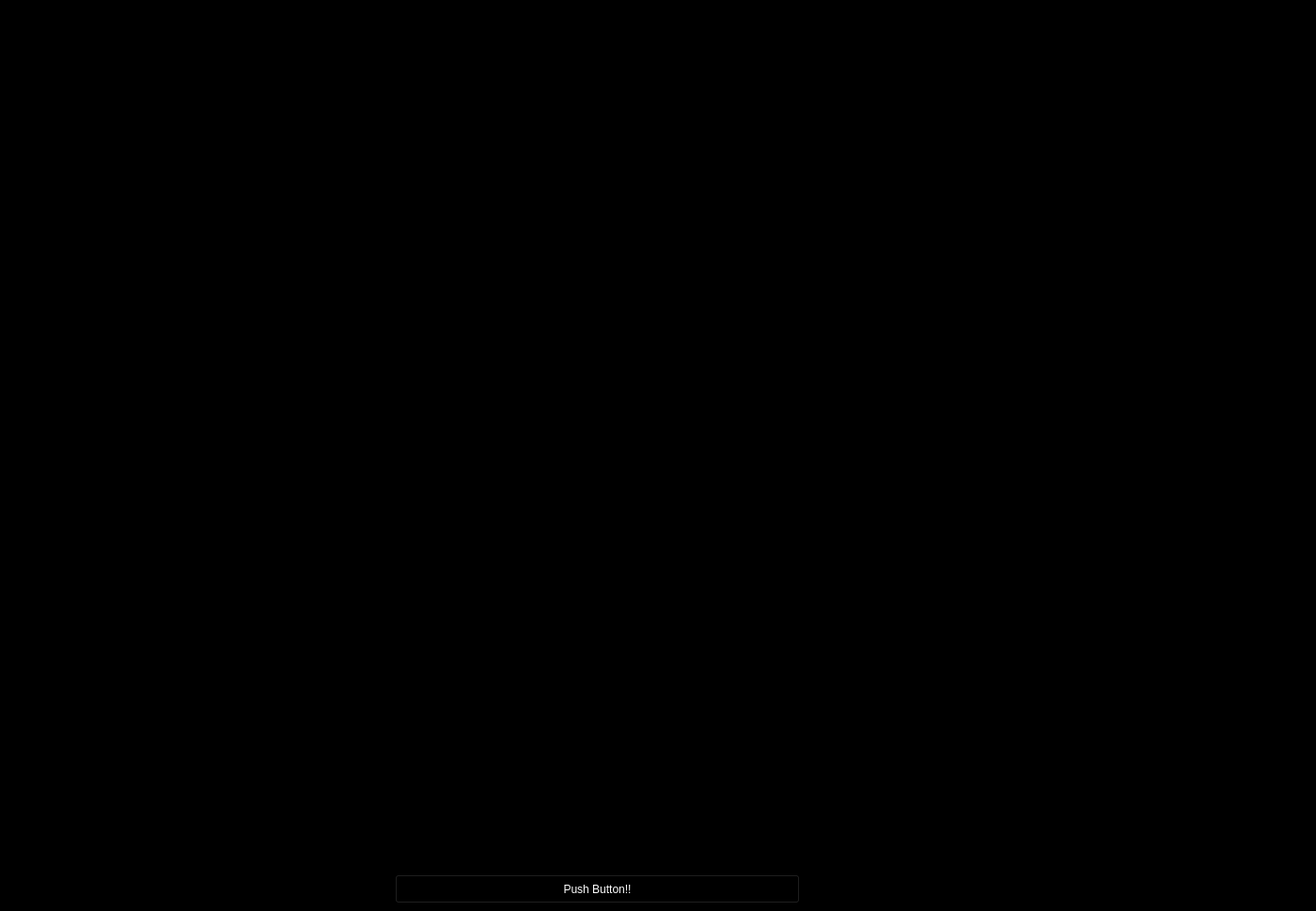
<?xml version="1.0" encoding="UTF-8"?>
<ui version="4.0">
 <class>MainWindow</class>
 <widget class="QMainWindow" name="MainWindow">
  <property name="geometry">
   <rect>
    <x>0</x>
    <y>0</y>
    <width>1400</width>
    <height>969</height>
   </rect>
  </property>
  <property name="palette">
   <palette>
    <active>
     <colorrole role="WindowText">
      <brush brushstyle="SolidPattern">
       <color alpha="255">
        <red>255</red>
        <green>255</green>
        <blue>255</blue>
       </color>
      </brush>
     </colorrole>
     <colorrole role="Button">
      <brush brushstyle="SolidPattern">
       <color alpha="255">
        <red>0</red>
        <green>0</green>
        <blue>0</blue>
       </color>
      </brush>
     </colorrole>
     <colorrole role="Light">
      <brush brushstyle="SolidPattern">
       <color alpha="255">
        <red>0</red>
        <green>0</green>
        <blue>0</blue>
       </color>
      </brush>
     </colorrole>
     <colorrole role="Midlight">
      <brush brushstyle="SolidPattern">
       <color alpha="255">
        <red>0</red>
        <green>0</green>
        <blue>0</blue>
       </color>
      </brush>
     </colorrole>
     <colorrole role="Dark">
      <brush brushstyle="SolidPattern">
       <color alpha="255">
        <red>0</red>
        <green>0</green>
        <blue>0</blue>
       </color>
      </brush>
     </colorrole>
     <colorrole role="Mid">
      <brush brushstyle="SolidPattern">
       <color alpha="255">
        <red>0</red>
        <green>0</green>
        <blue>0</blue>
       </color>
      </brush>
     </colorrole>
     <colorrole role="Text">
      <brush brushstyle="SolidPattern">
       <color alpha="255">
        <red>255</red>
        <green>255</green>
        <blue>255</blue>
       </color>
      </brush>
     </colorrole>
     <colorrole role="BrightText">
      <brush brushstyle="SolidPattern">
       <color alpha="255">
        <red>255</red>
        <green>255</green>
        <blue>255</blue>
       </color>
      </brush>
     </colorrole>
     <colorrole role="ButtonText">
      <brush brushstyle="SolidPattern">
       <color alpha="255">
        <red>255</red>
        <green>255</green>
        <blue>255</blue>
       </color>
      </brush>
     </colorrole>
     <colorrole role="Base">
      <brush brushstyle="SolidPattern">
       <color alpha="255">
        <red>0</red>
        <green>0</green>
        <blue>0</blue>
       </color>
      </brush>
     </colorrole>
     <colorrole role="Window">
      <brush brushstyle="SolidPattern">
       <color alpha="255">
        <red>0</red>
        <green>0</green>
        <blue>0</blue>
       </color>
      </brush>
     </colorrole>
     <colorrole role="Shadow">
      <brush brushstyle="SolidPattern">
       <color alpha="255">
        <red>0</red>
        <green>0</green>
        <blue>0</blue>
       </color>
      </brush>
     </colorrole>
     <colorrole role="AlternateBase">
      <brush brushstyle="SolidPattern">
       <color alpha="255">
        <red>0</red>
        <green>0</green>
        <blue>0</blue>
       </color>
      </brush>
     </colorrole>
     <colorrole role="ToolTipBase">
      <brush brushstyle="SolidPattern">
       <color alpha="255">
        <red>255</red>
        <green>255</green>
        <blue>220</blue>
       </color>
      </brush>
     </colorrole>
     <colorrole role="ToolTipText">
      <brush brushstyle="SolidPattern">
       <color alpha="255">
        <red>0</red>
        <green>0</green>
        <blue>0</blue>
       </color>
      </brush>
     </colorrole>
    </active>
    <inactive>
     <colorrole role="WindowText">
      <brush brushstyle="SolidPattern">
       <color alpha="255">
        <red>255</red>
        <green>255</green>
        <blue>255</blue>
       </color>
      </brush>
     </colorrole>
     <colorrole role="Button">
      <brush brushstyle="SolidPattern">
       <color alpha="255">
        <red>0</red>
        <green>0</green>
        <blue>0</blue>
       </color>
      </brush>
     </colorrole>
     <colorrole role="Light">
      <brush brushstyle="SolidPattern">
       <color alpha="255">
        <red>0</red>
        <green>0</green>
        <blue>0</blue>
       </color>
      </brush>
     </colorrole>
     <colorrole role="Midlight">
      <brush brushstyle="SolidPattern">
       <color alpha="255">
        <red>0</red>
        <green>0</green>
        <blue>0</blue>
       </color>
      </brush>
     </colorrole>
     <colorrole role="Dark">
      <brush brushstyle="SolidPattern">
       <color alpha="255">
        <red>0</red>
        <green>0</green>
        <blue>0</blue>
       </color>
      </brush>
     </colorrole>
     <colorrole role="Mid">
      <brush brushstyle="SolidPattern">
       <color alpha="255">
        <red>0</red>
        <green>0</green>
        <blue>0</blue>
       </color>
      </brush>
     </colorrole>
     <colorrole role="Text">
      <brush brushstyle="SolidPattern">
       <color alpha="255">
        <red>255</red>
        <green>255</green>
        <blue>255</blue>
       </color>
      </brush>
     </colorrole>
     <colorrole role="BrightText">
      <brush brushstyle="SolidPattern">
       <color alpha="255">
        <red>255</red>
        <green>255</green>
        <blue>255</blue>
       </color>
      </brush>
     </colorrole>
     <colorrole role="ButtonText">
      <brush brushstyle="SolidPattern">
       <color alpha="255">
        <red>255</red>
        <green>255</green>
        <blue>255</blue>
       </color>
      </brush>
     </colorrole>
     <colorrole role="Base">
      <brush brushstyle="SolidPattern">
       <color alpha="255">
        <red>0</red>
        <green>0</green>
        <blue>0</blue>
       </color>
      </brush>
     </colorrole>
     <colorrole role="Window">
      <brush brushstyle="SolidPattern">
       <color alpha="255">
        <red>0</red>
        <green>0</green>
        <blue>0</blue>
       </color>
      </brush>
     </colorrole>
     <colorrole role="Shadow">
      <brush brushstyle="SolidPattern">
       <color alpha="255">
        <red>0</red>
        <green>0</green>
        <blue>0</blue>
       </color>
      </brush>
     </colorrole>
     <colorrole role="AlternateBase">
      <brush brushstyle="SolidPattern">
       <color alpha="255">
        <red>0</red>
        <green>0</green>
        <blue>0</blue>
       </color>
      </brush>
     </colorrole>
     <colorrole role="ToolTipBase">
      <brush brushstyle="SolidPattern">
       <color alpha="255">
        <red>255</red>
        <green>255</green>
        <blue>220</blue>
       </color>
      </brush>
     </colorrole>
     <colorrole role="ToolTipText">
      <brush brushstyle="SolidPattern">
       <color alpha="255">
        <red>0</red>
        <green>0</green>
        <blue>0</blue>
       </color>
      </brush>
     </colorrole>
    </inactive>
    <disabled>
     <colorrole role="WindowText">
      <brush brushstyle="SolidPattern">
       <color alpha="255">
        <red>0</red>
        <green>0</green>
        <blue>0</blue>
       </color>
      </brush>
     </colorrole>
     <colorrole role="Button">
      <brush brushstyle="SolidPattern">
       <color alpha="255">
        <red>0</red>
        <green>0</green>
        <blue>0</blue>
       </color>
      </brush>
     </colorrole>
     <colorrole role="Light">
      <brush brushstyle="SolidPattern">
       <color alpha="255">
        <red>0</red>
        <green>0</green>
        <blue>0</blue>
       </color>
      </brush>
     </colorrole>
     <colorrole role="Midlight">
      <brush brushstyle="SolidPattern">
       <color alpha="255">
        <red>0</red>
        <green>0</green>
        <blue>0</blue>
       </color>
      </brush>
     </colorrole>
     <colorrole role="Dark">
      <brush brushstyle="SolidPattern">
       <color alpha="255">
        <red>0</red>
        <green>0</green>
        <blue>0</blue>
       </color>
      </brush>
     </colorrole>
     <colorrole role="Mid">
      <brush brushstyle="SolidPattern">
       <color alpha="255">
        <red>0</red>
        <green>0</green>
        <blue>0</blue>
       </color>
      </brush>
     </colorrole>
     <colorrole role="Text">
      <brush brushstyle="SolidPattern">
       <color alpha="255">
        <red>0</red>
        <green>0</green>
        <blue>0</blue>
       </color>
      </brush>
     </colorrole>
     <colorrole role="BrightText">
      <brush brushstyle="SolidPattern">
       <color alpha="255">
        <red>255</red>
        <green>255</green>
        <blue>255</blue>
       </color>
      </brush>
     </colorrole>
     <colorrole role="ButtonText">
      <brush brushstyle="SolidPattern">
       <color alpha="255">
        <red>0</red>
        <green>0</green>
        <blue>0</blue>
       </color>
      </brush>
     </colorrole>
     <colorrole role="Base">
      <brush brushstyle="SolidPattern">
       <color alpha="255">
        <red>0</red>
        <green>0</green>
        <blue>0</blue>
       </color>
      </brush>
     </colorrole>
     <colorrole role="Window">
      <brush brushstyle="SolidPattern">
       <color alpha="255">
        <red>0</red>
        <green>0</green>
        <blue>0</blue>
       </color>
      </brush>
     </colorrole>
     <colorrole role="Shadow">
      <brush brushstyle="SolidPattern">
       <color alpha="255">
        <red>0</red>
        <green>0</green>
        <blue>0</blue>
       </color>
      </brush>
     </colorrole>
     <colorrole role="AlternateBase">
      <brush brushstyle="SolidPattern">
       <color alpha="255">
        <red>0</red>
        <green>0</green>
        <blue>0</blue>
       </color>
      </brush>
     </colorrole>
     <colorrole role="ToolTipBase">
      <brush brushstyle="SolidPattern">
       <color alpha="255">
        <red>255</red>
        <green>255</green>
        <blue>220</blue>
       </color>
      </brush>
     </colorrole>
     <colorrole role="ToolTipText">
      <brush brushstyle="SolidPattern">
       <color alpha="255">
        <red>0</red>
        <green>0</green>
        <blue>0</blue>
       </color>
      </brush>
     </colorrole>
    </disabled>
   </palette>
  </property>
  <property name="windowTitle">
   <string>MainWindow</string>
  </property>
  <widget class="QWidget" name="centralwidget">
   <property name="palette">
    <palette>
     <active>
      <colorrole role="WindowText">
       <brush brushstyle="SolidPattern">
        <color alpha="255">
         <red>255</red>
         <green>255</green>
         <blue>255</blue>
        </color>
       </brush>
      </colorrole>
      <colorrole role="Button">
       <brush brushstyle="SolidPattern">
        <color alpha="255">
         <red>0</red>
         <green>0</green>
         <blue>0</blue>
        </color>
       </brush>
      </colorrole>
      <colorrole role="Light">
       <brush brushstyle="SolidPattern">
        <color alpha="255">
         <red>0</red>
         <green>0</green>
         <blue>0</blue>
        </color>
       </brush>
      </colorrole>
      <colorrole role="Midlight">
       <brush brushstyle="SolidPattern">
        <color alpha="255">
         <red>0</red>
         <green>0</green>
         <blue>0</blue>
        </color>
       </brush>
      </colorrole>
      <colorrole role="Dark">
       <brush brushstyle="SolidPattern">
        <color alpha="255">
         <red>0</red>
         <green>0</green>
         <blue>0</blue>
        </color>
       </brush>
      </colorrole>
      <colorrole role="Mid">
       <brush brushstyle="SolidPattern">
        <color alpha="255">
         <red>0</red>
         <green>0</green>
         <blue>0</blue>
        </color>
       </brush>
      </colorrole>
      <colorrole role="Text">
       <brush brushstyle="SolidPattern">
        <color alpha="255">
         <red>255</red>
         <green>255</green>
         <blue>255</blue>
        </color>
       </brush>
      </colorrole>
      <colorrole role="BrightText">
       <brush brushstyle="SolidPattern">
        <color alpha="255">
         <red>255</red>
         <green>255</green>
         <blue>255</blue>
        </color>
       </brush>
      </colorrole>
      <colorrole role="ButtonText">
       <brush brushstyle="SolidPattern">
        <color alpha="255">
         <red>255</red>
         <green>255</green>
         <blue>255</blue>
        </color>
       </brush>
      </colorrole>
      <colorrole role="Base">
       <brush brushstyle="SolidPattern">
        <color alpha="255">
         <red>0</red>
         <green>0</green>
         <blue>0</blue>
        </color>
       </brush>
      </colorrole>
      <colorrole role="Window">
       <brush brushstyle="SolidPattern">
        <color alpha="255">
         <red>0</red>
         <green>0</green>
         <blue>0</blue>
        </color>
       </brush>
      </colorrole>
      <colorrole role="Shadow">
       <brush brushstyle="SolidPattern">
        <color alpha="255">
         <red>0</red>
         <green>0</green>
         <blue>0</blue>
        </color>
       </brush>
      </colorrole>
      <colorrole role="AlternateBase">
       <brush brushstyle="SolidPattern">
        <color alpha="255">
         <red>0</red>
         <green>0</green>
         <blue>0</blue>
        </color>
       </brush>
      </colorrole>
      <colorrole role="ToolTipBase">
       <brush brushstyle="SolidPattern">
        <color alpha="255">
         <red>255</red>
         <green>255</green>
         <blue>220</blue>
        </color>
       </brush>
      </colorrole>
      <colorrole role="ToolTipText">
       <brush brushstyle="SolidPattern">
        <color alpha="255">
         <red>0</red>
         <green>0</green>
         <blue>0</blue>
        </color>
       </brush>
      </colorrole>
     </active>
     <inactive>
      <colorrole role="WindowText">
       <brush brushstyle="SolidPattern">
        <color alpha="255">
         <red>255</red>
         <green>255</green>
         <blue>255</blue>
        </color>
       </brush>
      </colorrole>
      <colorrole role="Button">
       <brush brushstyle="SolidPattern">
        <color alpha="255">
         <red>0</red>
         <green>0</green>
         <blue>0</blue>
        </color>
       </brush>
      </colorrole>
      <colorrole role="Light">
       <brush brushstyle="SolidPattern">
        <color alpha="255">
         <red>0</red>
         <green>0</green>
         <blue>0</blue>
        </color>
       </brush>
      </colorrole>
      <colorrole role="Midlight">
       <brush brushstyle="SolidPattern">
        <color alpha="255">
         <red>0</red>
         <green>0</green>
         <blue>0</blue>
        </color>
       </brush>
      </colorrole>
      <colorrole role="Dark">
       <brush brushstyle="SolidPattern">
        <color alpha="255">
         <red>0</red>
         <green>0</green>
         <blue>0</blue>
        </color>
       </brush>
      </colorrole>
      <colorrole role="Mid">
       <brush brushstyle="SolidPattern">
        <color alpha="255">
         <red>0</red>
         <green>0</green>
         <blue>0</blue>
        </color>
       </brush>
      </colorrole>
      <colorrole role="Text">
       <brush brushstyle="SolidPattern">
        <color alpha="255">
         <red>255</red>
         <green>255</green>
         <blue>255</blue>
        </color>
       </brush>
      </colorrole>
      <colorrole role="BrightText">
       <brush brushstyle="SolidPattern">
        <color alpha="255">
         <red>255</red>
         <green>255</green>
         <blue>255</blue>
        </color>
       </brush>
      </colorrole>
      <colorrole role="ButtonText">
       <brush brushstyle="SolidPattern">
        <color alpha="255">
         <red>255</red>
         <green>255</green>
         <blue>255</blue>
        </color>
       </brush>
      </colorrole>
      <colorrole role="Base">
       <brush brushstyle="SolidPattern">
        <color alpha="255">
         <red>0</red>
         <green>0</green>
         <blue>0</blue>
        </color>
       </brush>
      </colorrole>
      <colorrole role="Window">
       <brush brushstyle="SolidPattern">
        <color alpha="255">
         <red>0</red>
         <green>0</green>
         <blue>0</blue>
        </color>
       </brush>
      </colorrole>
      <colorrole role="Shadow">
       <brush brushstyle="SolidPattern">
        <color alpha="255">
         <red>0</red>
         <green>0</green>
         <blue>0</blue>
        </color>
       </brush>
      </colorrole>
      <colorrole role="AlternateBase">
       <brush brushstyle="SolidPattern">
        <color alpha="255">
         <red>0</red>
         <green>0</green>
         <blue>0</blue>
        </color>
       </brush>
      </colorrole>
      <colorrole role="ToolTipBase">
       <brush brushstyle="SolidPattern">
        <color alpha="255">
         <red>255</red>
         <green>255</green>
         <blue>220</blue>
        </color>
       </brush>
      </colorrole>
      <colorrole role="ToolTipText">
       <brush brushstyle="SolidPattern">
        <color alpha="255">
         <red>0</red>
         <green>0</green>
         <blue>0</blue>
        </color>
       </brush>
      </colorrole>
     </inactive>
     <disabled>
      <colorrole role="WindowText">
       <brush brushstyle="SolidPattern">
        <color alpha="255">
         <red>0</red>
         <green>0</green>
         <blue>0</blue>
        </color>
       </brush>
      </colorrole>
      <colorrole role="Button">
       <brush brushstyle="SolidPattern">
        <color alpha="255">
         <red>0</red>
         <green>0</green>
         <blue>0</blue>
        </color>
       </brush>
      </colorrole>
      <colorrole role="Light">
       <brush brushstyle="SolidPattern">
        <color alpha="255">
         <red>0</red>
         <green>0</green>
         <blue>0</blue>
        </color>
       </brush>
      </colorrole>
      <colorrole role="Midlight">
       <brush brushstyle="SolidPattern">
        <color alpha="255">
         <red>0</red>
         <green>0</green>
         <blue>0</blue>
        </color>
       </brush>
      </colorrole>
      <colorrole role="Dark">
       <brush brushstyle="SolidPattern">
        <color alpha="255">
         <red>0</red>
         <green>0</green>
         <blue>0</blue>
        </color>
       </brush>
      </colorrole>
      <colorrole role="Mid">
       <brush brushstyle="SolidPattern">
        <color alpha="255">
         <red>0</red>
         <green>0</green>
         <blue>0</blue>
        </color>
       </brush>
      </colorrole>
      <colorrole role="Text">
       <brush brushstyle="SolidPattern">
        <color alpha="255">
         <red>0</red>
         <green>0</green>
         <blue>0</blue>
        </color>
       </brush>
      </colorrole>
      <colorrole role="BrightText">
       <brush brushstyle="SolidPattern">
        <color alpha="255">
         <red>255</red>
         <green>255</green>
         <blue>255</blue>
        </color>
       </brush>
      </colorrole>
      <colorrole role="ButtonText">
       <brush brushstyle="SolidPattern">
        <color alpha="255">
         <red>0</red>
         <green>0</green>
         <blue>0</blue>
        </color>
       </brush>
      </colorrole>
      <colorrole role="Base">
       <brush brushstyle="SolidPattern">
        <color alpha="255">
         <red>0</red>
         <green>0</green>
         <blue>0</blue>
        </color>
       </brush>
      </colorrole>
      <colorrole role="Window">
       <brush brushstyle="SolidPattern">
        <color alpha="255">
         <red>0</red>
         <green>0</green>
         <blue>0</blue>
        </color>
       </brush>
      </colorrole>
      <colorrole role="Shadow">
       <brush brushstyle="SolidPattern">
        <color alpha="255">
         <red>0</red>
         <green>0</green>
         <blue>0</blue>
        </color>
       </brush>
      </colorrole>
      <colorrole role="AlternateBase">
       <brush brushstyle="SolidPattern">
        <color alpha="255">
         <red>0</red>
         <green>0</green>
         <blue>0</blue>
        </color>
       </brush>
      </colorrole>
      <colorrole role="ToolTipBase">
       <brush brushstyle="SolidPattern">
        <color alpha="255">
         <red>255</red>
         <green>255</green>
         <blue>220</blue>
        </color>
       </brush>
      </colorrole>
      <colorrole role="ToolTipText">
       <brush brushstyle="SolidPattern">
        <color alpha="255">
         <red>0</red>
         <green>0</green>
         <blue>0</blue>
        </color>
       </brush>
      </colorrole>
     </disabled>
    </palette>
   </property>
   <widget class="QPushButton" name="pushButton">
    <property name="geometry">
     <rect>
      <x>420</x>
      <y>930</y>
      <width>431</width>
      <height>31</height>
     </rect>
    </property>
    <property name="text">
     <string>Push Button!!</string>
    </property>
   </widget>
   <widget class="PlotWidget" name="fft">
    <property name="geometry">
     <rect>
      <x>700</x>
      <y>470</y>
      <width>701</width>
      <height>461</height>
     </rect>
    </property>
   </widget>
   <widget class="QWidget" name="gridLayoutWidget">
    <property name="geometry">
     <rect>
      <x>10</x>
      <y>20</y>
      <width>691</width>
      <height>911</height>
     </rect>
    </property>
    <layout class="QGridLayout" name="scroll_grid">
     <property name="topMargin">
      <number>20</number>
     </property>
     <item row="6" column="0">
      <widget class="PlotWidget" name="scroll_ch7"/>
     </item>
     <item row="2" column="0">
      <widget class="PlotWidget" name="scroll_ch3"/>
     </item>
     <item row="1" column="0">
      <widget class="PlotWidget" name="scroll_ch2"/>
     </item>
     <item row="3" column="0">
      <widget class="PlotWidget" name="scroll_ch4"/>
     </item>
     <item row="4" column="0">
      <widget class="PlotWidget" name="scroll_ch5"/>
     </item>
     <item row="0" column="0">
      <widget class="PlotWidget" name="scroll_ch1"/>
     </item>
     <item row="5" column="0">
      <widget class="PlotWidget" name="scroll_ch6"/>
     </item>
     <item row="7" column="0">
      <widget class="PlotWidget" name="scroll_ch8"/>
     </item>
    </layout>
   </widget>
  </widget>
 </widget>
 <customwidgets>
  <customwidget>
   <class>PlotWidget</class>
   <extends>QGraphicsView</extends>
   <header>pyqtgraph</header>
  </customwidget>
 </customwidgets>
 <resources/>
 <connections/>
</ui>
